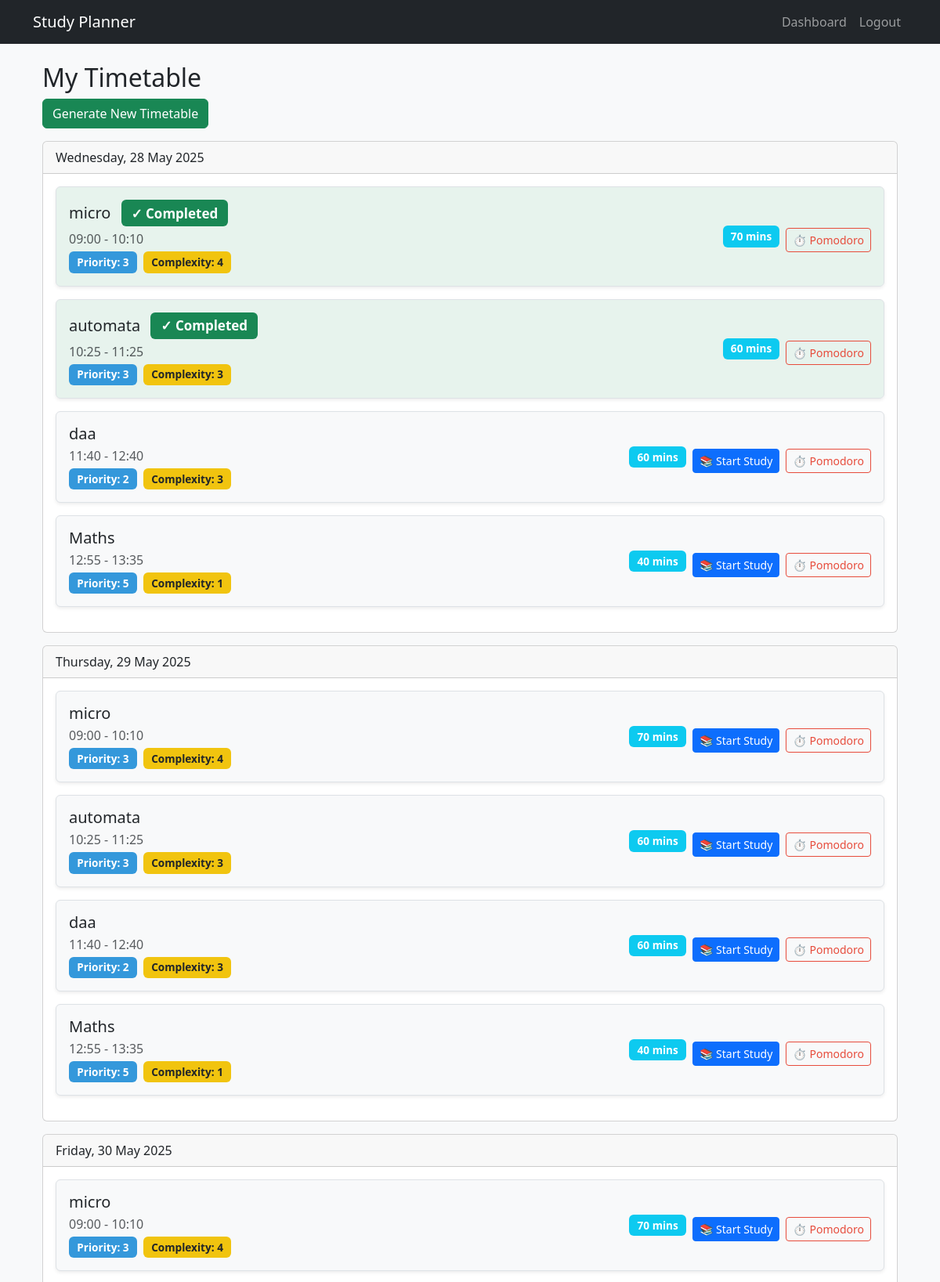
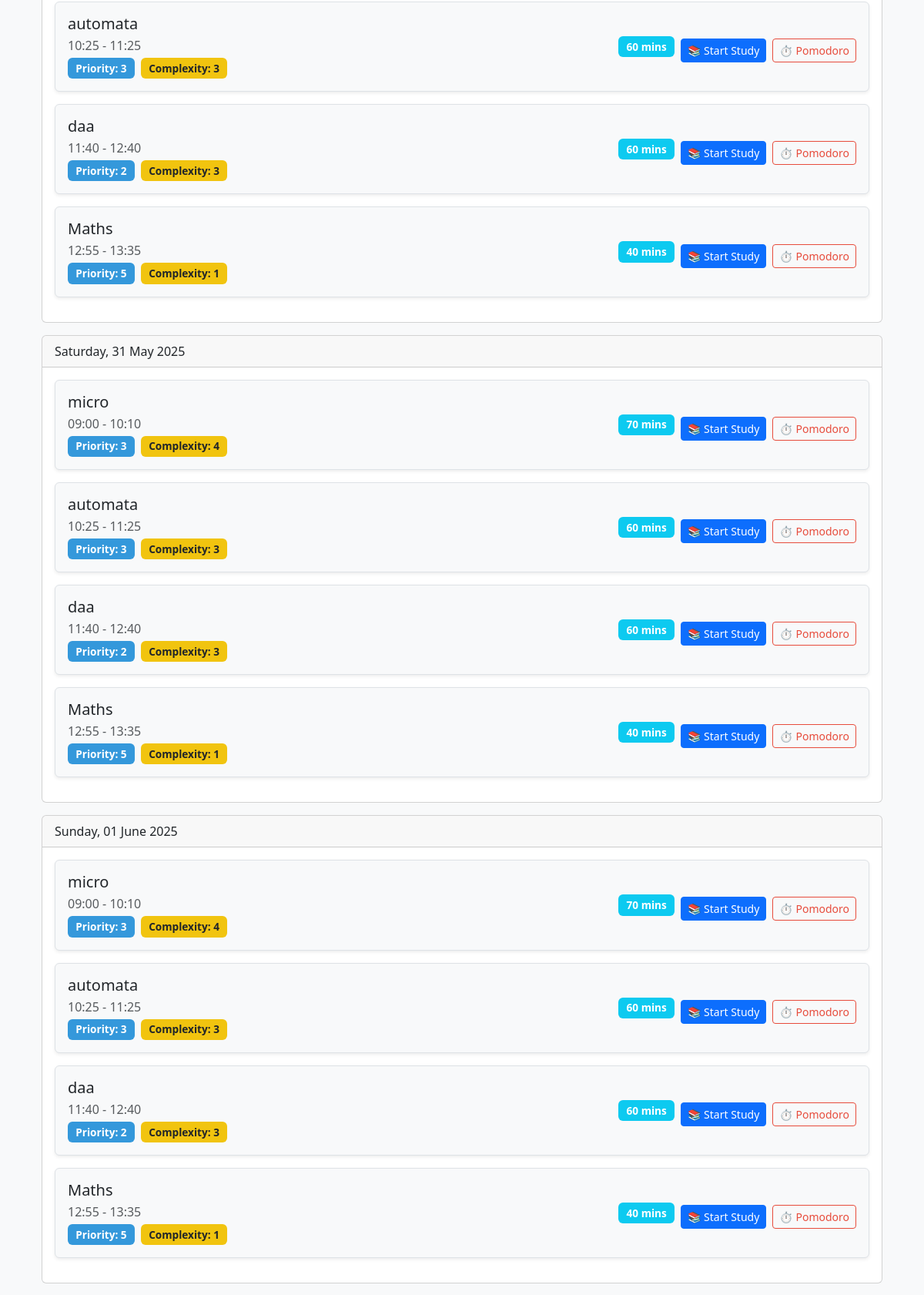
The app's page /timetable (signed in, upper part) with its own data (2 pictures, top to bottom).
### app.py (models this page shows, shortened)
class TimetableSession(db.Model):
    id = db.Column(db.Integer, primary_key=True)
    user_id = db.Column(db.Integer, db.ForeignKey('user.id'), nullable=False)
    subject_id = db.Column(db.Integer, db.ForeignKey('subject.id'), nullable=False)
    date = db.Column(db.Date, nullable=False)
    start_time = db.Column(db.Time, nullable=False)
    end_time = db.Column(db.Time, nullable=False)
    duration = db.Column(db.Integer, nullable=False)
    is_completed = db.Column(db.Boolean, default=False)
    subject = db.relationship('Subject')

class Subject(db.Model):
    id = db.Column(db.Integer, primary_key=True)
    user_id = db.Column(db.Integer, db.ForeignKey('user.id'), nullable=False)
    name = db.Column(db.String(100), nullable=False)
    days_left = db.Column(db.Integer, nullable=False)
    total_units = db.Column(db.Integer, nullable=False)
    completed_units = db.Column(db.Integer, default=0)
    priority = db.Column(db.Integer, nullable=False)
    complexity = db.Column(db.Integer, nullable=False)

### app.py (the view)
@app.route('/timetable')
@login_required
def timetable():
    sessions = TimetableSession.query.filter_by(user_id=current_user.id).order_by(
        TimetableSession.date, TimetableSession.start_time
    ).all()
    return render_template('timetable.html', timetable=sessions)

### app.py (called while the page is built)
@login_manager.user_loader
def load_user(user_id):
    return User.query.get(int(user_id))

### templates/timetable.html (shortened to what this page needs)
{% extends "base.html" %}
{% block content %}
<div class="container">
    <h2>My Timetable</h2>
    <a href="{{ url_for('generate_timetable') }}" class="btn btn-success mb-3">Generate New Timetable</a>
    {% for day in timetable|groupby('date') %}
    <div class="card mb-3">
        <div class="card-header">
            {{ day.grouper.strftime('%A, %d %B %Y') }}
        </div>
        <div class="card-body">
            {% for session in day.list %}
            <div class="d-flex justify-content-between align-items-center mb-3 p-3 border rounded shadow-sm
                        {% if session.is_completed %}bg-success bg-opacity-10{% else %}bg-light{% endif %}"
                 data-session-id="{{ session.id }}">
                <div>
                    <h5 class="mb-1">
                        {{ session.subject.name }}
                        {% if session.is_completed %}
                            <span class="badge bg-success ms-2">✓ Completed</span>
                        {% endif %}
                    </h5>
                    <p class="mb-1 text-muted">
                        {{ session.start_time.strftime('%H:%M') }} - {{ session.end_time.strftime('%H:%M') }}
                    </p>
                    <span class="badge bg-primary me-1">Priority: {{ session.subject.priority }}</span>
                    <span class="badge bg-warning text-dark">Complexity: {{ session.subject.complexity }}</span>
                </div>
                <div class="text-end d-flex align-items-center">
                    <span class="badge bg-info me-2">{{ session.duration }} mins</span>
                    {% if not session.is_completed %}
                        <button class="btn btn-primary btn-sm me-2 start-session-btn"
                                data-session-id="{{ session.id }}">
                            📚 Start Study
                        </button>
                    {% endif %}
                    <a href="{{ url_for('pomodoro_subject', subject_name=session.subject.name) }}"
                       class="btn btn-outline-danger btn-sm">
                        ⏱️ Pomodoro
                    </a>
                </div>
            </div>
            {% endfor %}
        </div>
    </div>
    {% endfor %}
</div>
{% endblock %}

### static/css/style.css (style rules this page uses)
body { font-family: 'Segoe UI', Tahoma, Geneva, Verdana, sans-serif; background-color: #f8f9fa; min-height: 100vh; margin: 0; padding: 0; }
.badge { font-size: 0.85em; padding: 0.5em 0.75em; }
.bg-primary { background-color: #3498db !important; }
.bg-warning { background-color: #f1c40f !important; }
.btn-outline-danger { border-color: #e74c3c; color: #e74c3c; }
.card .btn { margin-top: 10px; }

### records on screen
TimetableSession: grouper "Wednesday, 28 May 2025", subject.name "micro", is_completed "✓ Completed", start_time "09:00", end_time "10:10", subject.priority "3", subject.complexity "4", duration "70"
TimetableSession: subject.name "automata", is_completed "✓ Completed", start_time "10:25", end_time "11:25", subject.priority "3", subject.complexity "3", duration "60"
TimetableSession: subject.name "daa", start_time "11:40", end_time "12:40", subject.priority "2", subject.complexity "3", duration "60"
TimetableSession: subject.name "Maths", start_time "12:55", end_time "13:35", subject.priority "5", subject.complexity "1", duration "40"
TimetableSession: grouper "Thursday, 29 May 2025", subject.name "micro", start_time "09:00", end_time "10:10", subject.priority "3", subject.complexity "4", duration "70"
TimetableSession: subject.name "automata", start_time "10:25", end_time "11:25", subject.priority "3", subject.complexity "3", duration "60"
TimetableSession: subject.name "daa", start_time "11:40", end_time "12:40", subject.priority "2", subject.complexity "3", duration "60"
TimetableSession: subject.name "Maths", start_time "12:55", end_time "13:35", subject.priority "5", subject.complexity "1", duration "40"
TimetableSession: grouper "Friday, 30 May 2025", subject.name "micro", start_time "09:00", end_time "10:10", subject.priority "3", subject.complexity "4", duration "70"
TimetableSession: subject.name "automata", start_time "10:25", end_time "11:25", subject.priority "3", subject.complexity "3", duration "60"
TimetableSession: subject.name "daa", start_time "11:40", end_time "12:40", subject.priority "2", subject.complexity "3", duration "60"
TimetableSession: subject.name "Maths", start_time "12:55", end_time "13:35", subject.priority "5", subject.complexity "1", duration "40"
TimetableSession: grouper "Saturday, 31 May 2025", subject.name "micro", start_time "09:00", end_time "10:10", subject.priority "3", subject.complexity "4", duration "70"
TimetableSession: subject.name "automata", start_time "10:25", end_time "11:25", subject.priority "3", subject.complexity "3", duration "60"
TimetableSession: subject.name "daa", start_time "11:40", end_time "12:40", subject.priority "2", subject.complexity "3", duration "60"
TimetableSession: subject.name "Maths", start_time "12:55", end_time "13:35", subject.priority "5", subject.complexity "1", duration "40"
TimetableSession: grouper "Sunday, 01 June 2025", subject.name "micro", start_time "09:00", end_time "10:10", subject.priority "3", subject.complexity "4", duration "70"
TimetableSession: subject.name "automata", start_time "10:25", end_time "11:25", subject.priority "3", subject.complexity "3", duration "60"
TimetableSession: subject.name "daa", start_time "11:40", end_time "12:40", subject.priority "2", subject.complexity "3", duration "60"
TimetableSession: subject.name "Maths", start_time "12:55", end_time "13:35", subject.priority "5", subject.complexity "1", duration "40"
